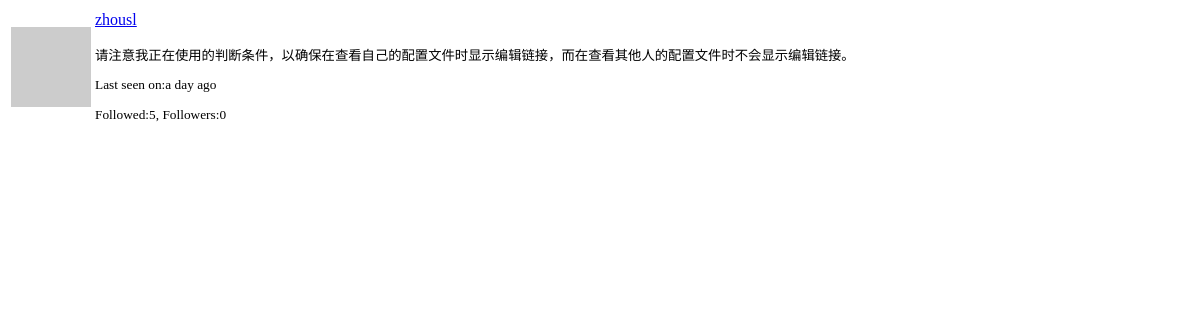
The app's page /user/zhousl/popup (signed in), older data.
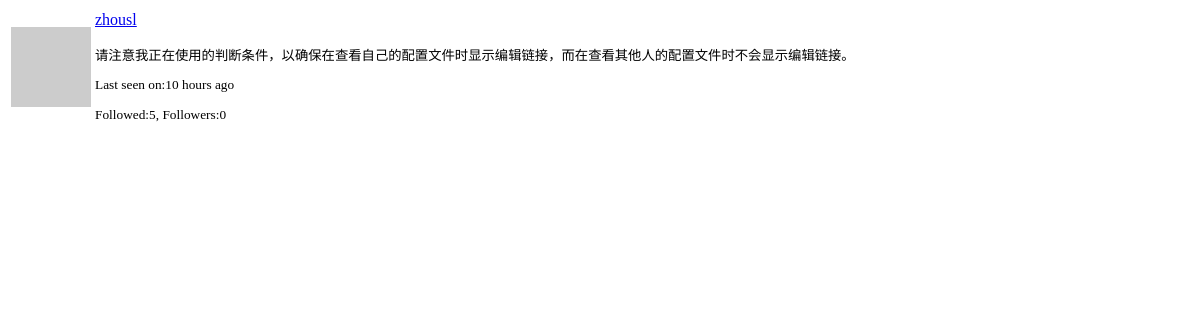
The same page, newer data.
### app/models.py (models this page shows, shortened)
class User(UserMixin, db.Model):
	__searchable__ = ['username']
	id = db.Column(db.Integer, primary_key=True)
	username = db.Column(db.String(64), index=True, unique=True)
	email = db.Column(db.String(120), index=True, unique=True)
	password_hash = db.Column(db.String(128))
	about_me = db.Column(db.String(140))
	last_seen = db.Column(db.DateTime, default=datetime.utcnow)
	posts = db.relationship('Post', backref='author',
							lazy='dynamic')  # Post指定“多”一侧的类名，提供指向"one"一侧的"many"侧的字段名称，使用 post.author。
	followed = db.relationship(
		'User',
		secondary=followers,  # 指定关联表
		primaryjoin=(followers.c.follower_id == id),  # 左侧（关注着）和关联表的联结条件，followed_id对应followers_id
		secondaryjoin=(followers.c.followed_id == id),  # 右侧（被关注着）和关联表的联结条件，和上面的相反
		backref=db.backref('followers', lazy='dynamic'), lazy='dynamic'  # 定义从右侧查询到左侧
	)
	message_sent = db.relationship('Message',
								   foreign_keys='Message.sender_id',
								   backref='author', lazy='dynamic')
	message_received = db.relationship('Message',
									   foreign_keys='Message.receiver_id',
									   backref='receiver', lazy='dynamic')
	last_message_read = db.Column(db.DateTime)  # 用来记录最后一次读消息的时间，用来检查是否有新消息
	notifications = db.relationship('Notification', backref='user', lazy='dynamic')
	tasks = db.relationship('Task', backref='user', lazy='dynamic')
	'''密码相关'''
	'''头像相关'''
	def avatar(self, size):
		digest = md5(self.email.lower().encode('utf-8')).hexdigest()
		return 'https://www.gravatar.com/avatar/{}?d=identicon&s={}'.format(
			digest, size
		)
	'''用户关注'''
	'''联结查询，获取所有关注对象的文章和自己发表的文章'''
	'''重置密码'''
	'''私信'''
	'''消息通知'''
	'''后台任务'''

### app/main/routes.py (the view)
@bp.route('/user/<username>/popup')
@login_required
def user_popup(username):
	user = User.query.filter_by(username=username).first_or_404()
	return render_template('user_popup.html', user=user)

### app/main/routes.py (called while the page is built)
@bp.before_request
def before_request():
	if current_user.is_authenticated:
		current_user.last_seen = datetime.utcnow()
		db.session.commit()  # 这里可以直接commit而不用add()，因为只是修改了属性，而且db.session在调用current_user的时候以及打开
		g.search_form = SearchForm()  # 在这里创建表单实例可以更便捷的把表单放到base.html里面
	g.locale = str(get_locale())   # 获取客户端环境下使用的语言

### app/models.py (called while the page is built)
@login.user_loader
def load_user(id):
	return User.query.get(int(id))

### app/templates/user_popup.html (shortened to what this page needs)
<table class="table">
    <tr>
        <td width="64" style="border: 0px;"><img src="{{ user.avatar(64) }}"></td>
        <td style="border: 0px;">
            <p>
                <a href="{{ url_for('main.user', username=user.username) }}">{{ user.username }}</a>
            </p>
        <small>
            {% if user.about_me %}<p>{{ user.about_me }}</p>{% endif %}
            {% if user.last_seen %}
                <p>{{ _('Last seen on:') }}{{ moment(user.last_seen).fromNow() }}</p>
            {% endif %}
            <p>{{ _('Followed:') }}{{ user.followed.count() }}, {{ _('Followers:') }}{{ user.followers.count() }}</p>
        </small>
        </td>
    </tr>
</table>

Row changes from the older to the newer data that the page shows:
changed User "zhousl": last_seen "a day ago" → "10 hours ago"
